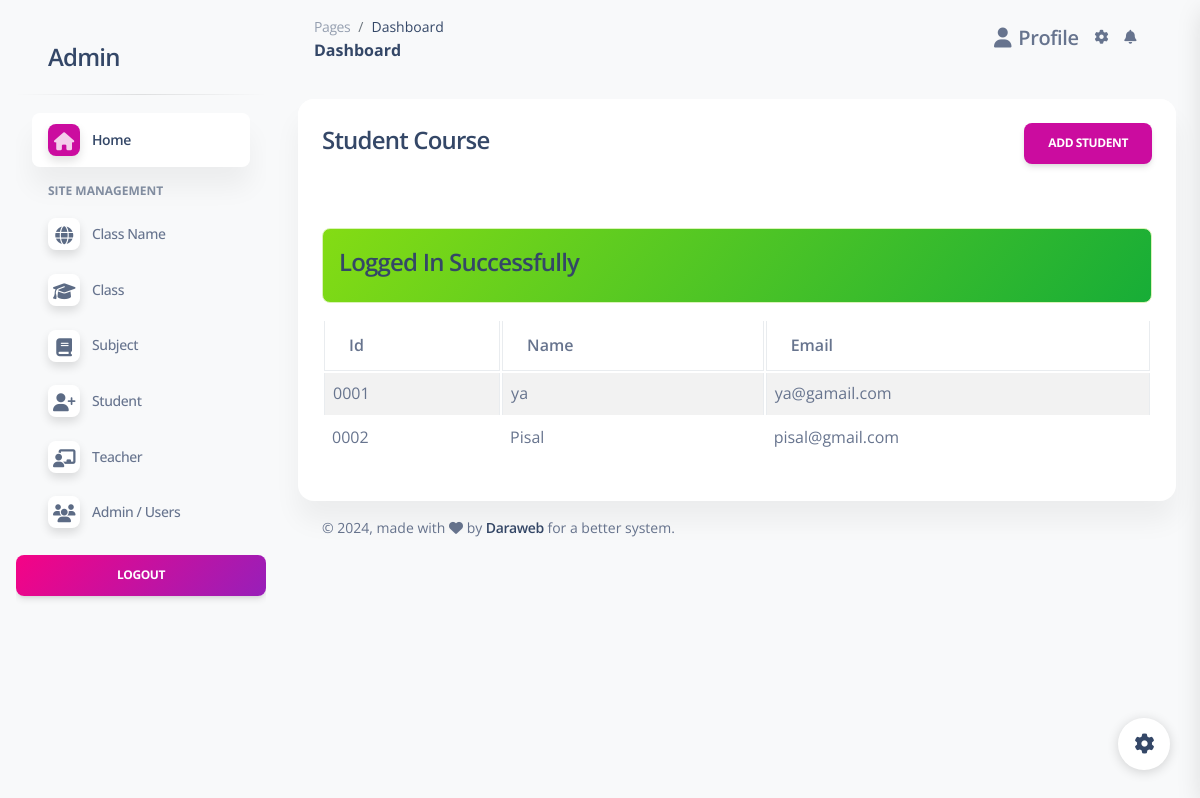
The app's page /php-admin-panel/admin/std-course.php (signed in) with its own data.
### tables this page shows
CREATE TABLE `student` (
  `id` int(11) NOT NULL,
  `users_id` int(11) DEFAULT NULL,
  `name` varchar(100) NOT NULL,
  `sex` varchar(11) NOT NULL,
  `email` varchar(100) NOT NULL,
  `password` varchar(100) NOT NULL,
  `photo` varchar(255) DEFAULT NULL,
  `phone` varchar(20) DEFAULT NULL,
  `address` varchar(255) DEFAULT NULL,
  `role` varchar(100) NOT NULL,
  `is_ban` tinyint(1) NOT NULL DEFAULT 0
);

CREATE TABLE `users` (
  `id` int(11) NOT NULL,
  `name` varchar(100) NOT NULL,
  `sex` varchar(11) NOT NULL,
  `email` varchar(100) NOT NULL,
  `password` varchar(100) NOT NULL,
  `photo` varchar(255) DEFAULT NULL,
  `phone` varchar(20) DEFAULT NULL,
  `address` varchar(255) DEFAULT NULL,
  `role` varchar(100) NOT NULL COMMENT 'admin,teacher,student',
  `is_ban` tinyint(1) NOT NULL DEFAULT 0 COMMENT '0=unban,1=ban',
  `create_at` date DEFAULT current_timestamp()
);

### php-admin-panel/admin/std-course.php (the view)
<?php include('includes/header.php'); ?>
<div class="row">
    <div class="col-md-12">
        <div class="card">
            <div class="card-header">
                <h4>
                    Student Course
                    <a href="student-create.php" class="btn btn-primary float-end">Add Student</a>
                </h4>
            </div>
            <div class="card-body">
                <?= alertMessage(); ?>
                <table  class="table table-bordered table-striped">
                    <thead>
                        <tr>
                            <th>Id</th>
                            <th>Name</th>
                            <th>Email</th>
                        </tr>
                    </thead>
                    <tbody>
                        <?php
                        $courses = getStudentData('student');
                        if (mysqli_num_rows($courses)) {
                            foreach ($courses as $index=> $userItem) {
                                ?>
                                <tr>
                                    <td>
                                    <?= $invID = str_pad($index +1, 4, '0', STR_PAD_LEFT); ?>
                                    </td>
                                    <td>
                                        <?= $userItem['name']; ?>
                                    </td>
                                    <td>
                                        <?= $userItem['email']; ?>
                                    </td>
                                </tr>
                                <?php
                            }
                        } else {
                            ?>
                            <tr>
                                <td colspan="7">No Record Found</td>
                            </tr>
                            <?php
                        }
                        ?>
                    </tbody>
                </table>
            </div>
        </div>
    </div>
</div>
<?php include('includes/footer.php'); ?>

### records on screen
student: index "0001", name "ya", users.email "ya@gamail.com"
student: index "0002", name "Pisal", users.email "pisal@gmail.com"

### other values on screen
$_SESSION['status'] "Logged In Successfully"
